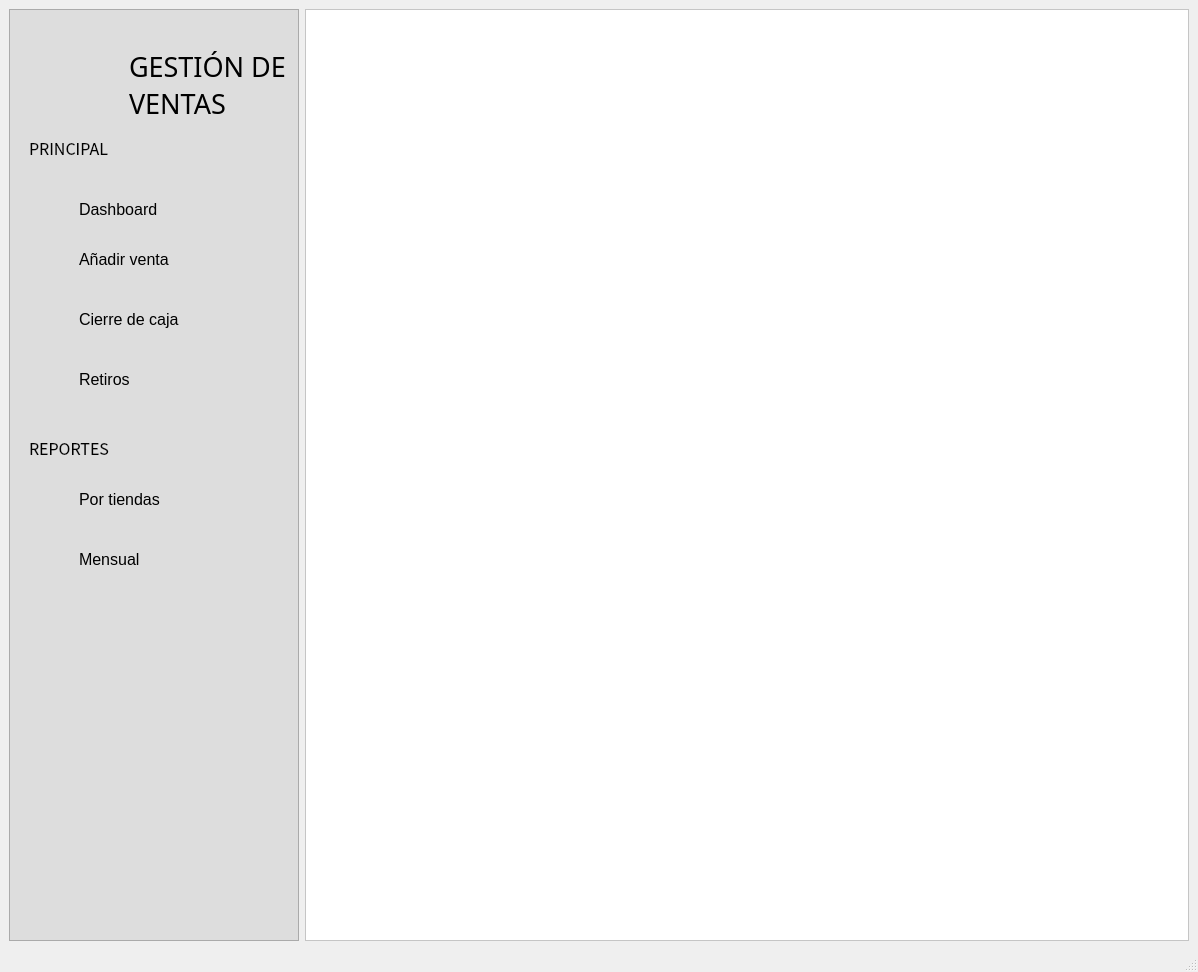
<?xml version="1.0" encoding="UTF-8"?>
<ui version="4.0">
 <class>MainWindow</class>
 <widget class="QMainWindow" name="MainWindow">
  <property name="geometry">
   <rect>
    <x>0</x>
    <y>0</y>
    <width>1198</width>
    <height>972</height>
   </rect>
  </property>
  <property name="windowTitle">
   <string>MainWindow</string>
  </property>
  <widget class="QWidget" name="centralwidget">
   <layout class="QHBoxLayout" name="horizontalLayout">
    <item>
     <widget class="QFrame" name="frame_2">
      <property name="minimumSize">
       <size>
        <width>290</width>
        <height>910</height>
       </size>
      </property>
      <property name="maximumSize">
       <size>
        <width>290</width>
        <height>16777215</height>
       </size>
      </property>
      <property name="styleSheet">
       <string notr="true">background-color: #DDDDDD;</string>
      </property>
      <property name="frameShape">
       <enum>QFrame::StyledPanel</enum>
      </property>
      <property name="frameShadow">
       <enum>QFrame::Raised</enum>
      </property>
      <widget class="QLabel" name="label">
       <property name="geometry">
        <rect>
         <x>20</x>
         <y>180</y>
         <width>31</width>
         <height>31</height>
        </rect>
       </property>
       <property name="styleSheet">
        <string notr="true">image: url(:/icons/home_24dp_1F1F1F_FILL0_wght400_GRAD0_opsz24.svg);</string>
       </property>
       <property name="text">
        <string/>
       </property>
      </widget>
      <widget class="QLabel" name="label_2">
       <property name="geometry">
        <rect>
         <x>20</x>
         <y>240</y>
         <width>31</width>
         <height>31</height>
        </rect>
       </property>
       <property name="styleSheet">
        <string notr="true">image: url(:/icons/post_add_25dp_1F1F1F_FILL0_wght400_GRAD0_opsz24.svg);</string>
       </property>
       <property name="text">
        <string/>
       </property>
      </widget>
      <widget class="QLabel" name="label_3">
       <property name="geometry">
        <rect>
         <x>20</x>
         <y>300</y>
         <width>31</width>
         <height>31</height>
        </rect>
       </property>
       <property name="styleSheet">
        <string notr="true">image: url(:/icons/article_25dp_1F1F1F_FILL0_wght400_GRAD0_opsz24.svg);</string>
       </property>
       <property name="text">
        <string/>
       </property>
      </widget>
      <widget class="QLabel" name="label_4">
       <property name="geometry">
        <rect>
         <x>20</x>
         <y>360</y>
         <width>31</width>
         <height>31</height>
        </rect>
       </property>
       <property name="styleSheet">
        <string notr="true">image: url(:/icons/local_shipping_25dp_1F1F1F_FILL0_wght400_GRAD0_opsz24.svg);</string>
       </property>
       <property name="text">
        <string/>
       </property>
      </widget>
      <widget class="QLabel" name="label_5">
       <property name="geometry">
        <rect>
         <x>20</x>
         <y>480</y>
         <width>31</width>
         <height>31</height>
        </rect>
       </property>
       <property name="styleSheet">
        <string notr="true">image: url(:/icons/analytics_25dp_1F1F1F_FILL0_wght400_GRAD0_opsz24.svg);</string>
       </property>
       <property name="text">
        <string/>
       </property>
      </widget>
      <widget class="QLabel" name="label_6">
       <property name="geometry">
        <rect>
         <x>20</x>
         <y>540</y>
         <width>31</width>
         <height>31</height>
        </rect>
       </property>
       <property name="styleSheet">
        <string notr="true">image: url(:/icons/chart_data_25dp_1F1F1F_FILL0_wght400_GRAD0_opsz24.svg);</string>
       </property>
       <property name="text">
        <string/>
       </property>
      </widget>
      <widget class="QLabel" name="label_8">
       <property name="geometry">
        <rect>
         <x>20</x>
         <y>30</y>
         <width>91</width>
         <height>81</height>
        </rect>
       </property>
       <property name="styleSheet">
        <string notr="true">image: url(:/icons/logo2.png);</string>
       </property>
       <property name="text">
        <string/>
       </property>
      </widget>
      <widget class="QPushButton" name="btnDashboard">
       <property name="geometry">
        <rect>
         <x>60</x>
         <y>180</y>
         <width>160</width>
         <height>40</height>
        </rect>
       </property>
       <property name="styleSheet">
        <string notr="true">QPushButton {
    background-color: transparent;
    border: none;
    text-align: left;
    padding-left: 10px;
    font-family: 'Noto Sans CJK TC';
    font-size: 12pt;
}
QPushButton:hover {
    background-color: #EFEFEF; /* Efecto sutil al pasar el mouse */
}</string>
       </property>
       <property name="text">
        <string>Dashboard</string>
       </property>
      </widget>
      <widget class="QPushButton" name="btnVentas">
       <property name="geometry">
        <rect>
         <x>60</x>
         <y>230</y>
         <width>160</width>
         <height>40</height>
        </rect>
       </property>
       <property name="styleSheet">
        <string notr="true">QPushButton {
    background-color: transparent;
    border: none;
    text-align: left;
    padding-left: 10px;
    font-family: 'Noto Sans CJK TC';
    font-size: 12pt;
}
QPushButton:hover {
    background-color: #EFEFEF; /* Efecto sutil al pasar el mouse */
}</string>
       </property>
       <property name="text">
        <string>Añadir venta</string>
       </property>
      </widget>
      <widget class="QPushButton" name="pushButton_3">
       <property name="geometry">
        <rect>
         <x>60</x>
         <y>290</y>
         <width>160</width>
         <height>40</height>
        </rect>
       </property>
       <property name="styleSheet">
        <string notr="true">QPushButton {
    background-color: transparent;
    border: none;
    text-align: left;
    padding-left: 10px;
    font-family: 'Noto Sans CJK TC';
    font-size: 12pt;
}
QPushButton:hover {
    background-color: #EFEFEF; /* Efecto sutil al pasar el mouse */
}</string>
       </property>
       <property name="text">
        <string>Cierre de caja</string>
       </property>
      </widget>
      <widget class="QPushButton" name="pushButton_4">
       <property name="geometry">
        <rect>
         <x>60</x>
         <y>350</y>
         <width>160</width>
         <height>40</height>
        </rect>
       </property>
       <property name="styleSheet">
        <string notr="true">QPushButton {
    background-color: transparent;
    border: none;
    text-align: left;
    padding-left: 10px;
    font-family: 'Noto Sans CJK TC';
    font-size: 12pt;
}
QPushButton:hover {
    background-color: #EFEFEF; /* Efecto sutil al pasar el mouse */
}</string>
       </property>
       <property name="text">
        <string>Retiros</string>
       </property>
      </widget>
      <widget class="QPushButton" name="pushButton_5">
       <property name="geometry">
        <rect>
         <x>60</x>
         <y>470</y>
         <width>160</width>
         <height>40</height>
        </rect>
       </property>
       <property name="styleSheet">
        <string notr="true">QPushButton {
    background-color: transparent;
    border: none;
    text-align: left;
    padding-left: 10px;
    font-family: 'Noto Sans CJK TC';
    font-size: 12pt;
}
QPushButton:hover {
    background-color: #EFEFEF; /* Efecto sutil al pasar el mouse */
}</string>
       </property>
       <property name="text">
        <string>Por tiendas</string>
       </property>
      </widget>
      <widget class="QPushButton" name="btnReporte">
       <property name="geometry">
        <rect>
         <x>60</x>
         <y>530</y>
         <width>160</width>
         <height>40</height>
        </rect>
       </property>
       <property name="styleSheet">
        <string notr="true">QPushButton {
    background-color: transparent;
    border: none;
    text-align: left;
    padding-left: 10px;
    font-family: 'Noto Sans CJK TC';
    font-size: 12pt;
}
QPushButton:hover {
    background-color: #EFEFEF; /* Efecto sutil al pasar el mouse */
}</string>
       </property>
       <property name="text">
        <string>Mensual</string>
       </property>
      </widget>
      <widget class="QLabel" name="label_12">
       <property name="geometry">
        <rect>
         <x>20</x>
         <y>130</y>
         <width>81</width>
         <height>17</height>
        </rect>
       </property>
       <property name="font">
        <font>
         <family>Noto Sans CJK TC</family>
         <pointsize>12</pointsize>
        </font>
       </property>
       <property name="text">
        <string>PRINCIPAL</string>
       </property>
      </widget>
      <widget class="QLabel" name="label_13">
       <property name="geometry">
        <rect>
         <x>20</x>
         <y>430</y>
         <width>81</width>
         <height>17</height>
        </rect>
       </property>
       <property name="font">
        <font>
         <family>Noto Sans CJK TC</family>
         <pointsize>12</pointsize>
        </font>
       </property>
       <property name="text">
        <string>REPORTES</string>
       </property>
      </widget>
      <widget class="QLabel" name="label_14">
       <property name="geometry">
        <rect>
         <x>120</x>
         <y>30</y>
         <width>161</width>
         <height>91</height>
        </rect>
       </property>
       <property name="font">
        <font>
         <family>Ubuntu Mono</family>
         <pointsize>20</pointsize>
         <weight>50</weight>
         <bold>false</bold>
        </font>
       </property>
       <property name="text">
        <string>GESTIÓN DE 
VENTAS</string>
       </property>
      </widget>
     </widget>
    </item>
    <item>
     <widget class="QStackedWidget" name="stackedWidget">
      <property name="styleSheet">
       <string notr="true">background-color: white;</string>
      </property>
      <property name="frameShape">
       <enum>QFrame::StyledPanel</enum>
      </property>
      <property name="frameShadow">
       <enum>QFrame::Raised</enum>
      </property>
      <widget class="QWidget" name="stackedWidgetPage1"/>
     </widget>
    </item>
   </layout>
  </widget>
  <widget class="QMenuBar" name="menubar">
   <property name="geometry">
    <rect>
     <x>0</x>
     <y>0</y>
     <width>1198</width>
     <height>22</height>
    </rect>
   </property>
  </widget>
  <widget class="QStatusBar" name="statusbar"/>
 </widget>
 <resources>
  <include location="../../../assets/icons/icons.qrc"/>
 </resources>
 <connections/>
</ui>
